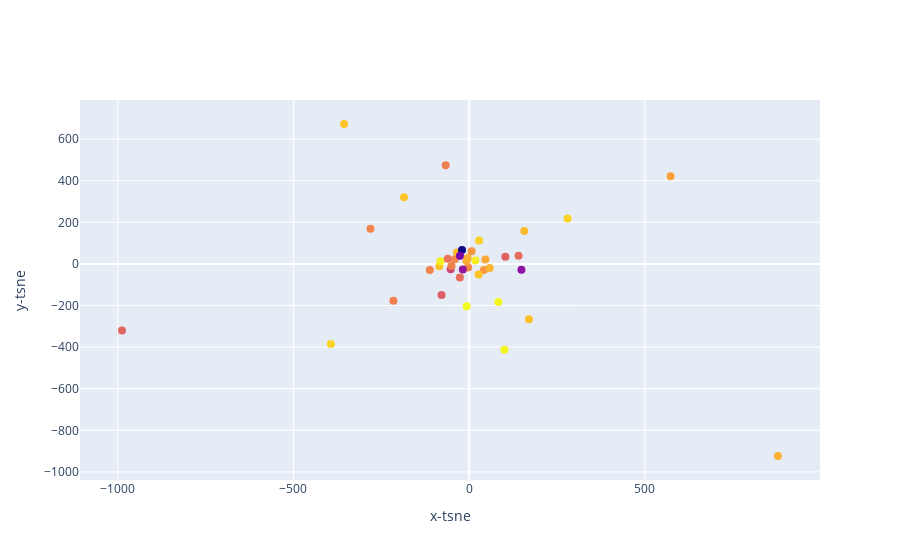

The cell this chart's notebook holds for it:
### Code cell
top_songs(df_new)

### Figure 1 — Plotly figure (JSON) as saved in the notebook; plotly's stock layout.template omitted (floating-point values rounded to 4 significant figures)
{"data": [{"marker": {"color": [-6.049, -10.96, -4.368, -10.73, -5.56, -5.041, -7.359, -2.652, -2.749, -7.05, -4.218, -5.634, -5.065, -4.724, -7.513, -14.51, -6.112, -8.575, -6.401, -5.29, -11.71, -3.818, -2.729, -4.167, -6.257, -3.714, -6.365, -2.853, -4.773, -6.349, -3.046, -7.665, -4.156, -3.702, -4.197, -4.669, -7.058, -6.806, -6.181, -4.271, -4.47], "size": 8}, "mode": "markers", "text": ["Shawn Mendes - Señorita", "Billie Eilish - bad guy", "Post Malone - Sunflower - Spider-Man: Into the Spider-Verse", "Ariana Grande - 7 rings", "Lil Nas X - Old Town Road - Remix", "Ed Sheeran - I Don't Care (with Justin Bieber)", "Post Malone - Wow.", "Daddy Yankee - Con Calma", "Marshmello - Happier", "Halsey - Without Me", "Pedro Capó - Calma - Remix", "Ariana Grande - thank u, next", "Jonas Brothers - Sucker", "Ava Max - Sweet but Psycho", "Sam Smith - Dancing With A Stranger (with Normani)", "Billie Eilish - bury a friend", "Lil Nas X - Old Town Road", "Khalid - Talk (feat. Disclosure)", "Tones And I - Dance Monkey", "Ariana Grande - break up with your girlfriend, i'm bored", "J. Cole - MIDDLE CHILD", "Post Malone - Goodbyes (Feat. Young Thug)", "Panic! At The Disco - High Hopes", "DJ Snake - Taki Taki (feat. Selena Gomez, Ozuna & Cardi B)", "Lil Tecca - Ransom", "Travis Scott - SICKO MODE", "Meek Mill - Going Bad (feat. Drake)", "Mabel - Don't Call Me Up", "Bad Bunny - Callaita", "Bad Bunny - MIA (feat. Drake)", "Lizzo - Truth Hurts", "benny blanco - Eastside (with Halsey & Khalid)", "Anuel AA - Secreto", "Anuel AA - China", "Shawn Mendes - If I Can't Have You", "Sech - Otro Trago", "Lauv - i'm so tired...", "MEDUZA - Piece Of Your Heart", "Avicii - SOS (feat. Aloe Blacc)", "Lunay - Soltera - Remix", "Paulo Londra - Adan y Eva"], "type": "scatter", "x": [-2.864, 148.8, -35.01, -17.93, 41.93, 46.23, -988.0, -7.087, 83.26, 140.6, 26.8, 7.026, -7.39, 879.0, 103.0, -20.37, -40.65, -52.62, -66.77, 573.2, -26.14, 28.35, 100.4, -84.87, -111.9, 280.0, -215.6, -81.54, -4.327, -50.24, 17.61, -78.5, -185.4, -393.3, -356.0, 58.42, -26.49, -61.1, -280.8, 170.2, 156.9], "y": [-17.65, -27.86, 54.44, -27.13, -28.82, 21.62, -319.6, -203.4, -183.3, 39.38, -50.57, 60.69, 13.77, -923.5, 33.95, 66.48, 22.51, -26.08, 474.9, 422.2, 39.42, 113.1, -412.5, -10.91, -28.78, 218.0, -176.8, 12.64, 28.69, -9.442, 16.09, -149.7, 321.0, -385.3, 672.8, -19.19, -65.54, 24.93, 169.7, -266.4, 158.5]}], "layout": {"xaxis": {"title": {"text": "x-tsne"}}, "yaxis": {"title": {"text": "y-tsne"}}}}
